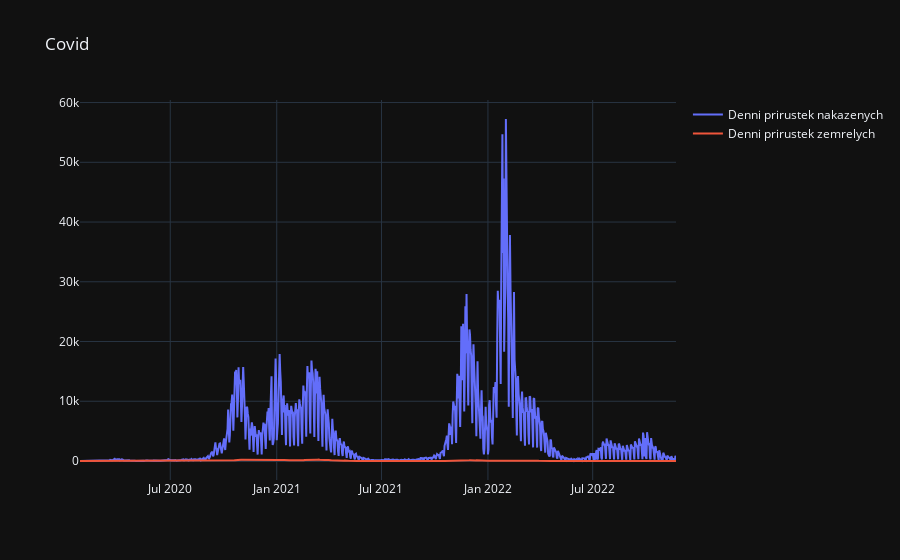

Notebook source saved alongside this figure:
### Code cell
fig = go.Figure()

dinf_trace = go.Scatter(x=df.index, y=df['d_inf'], name='Denni prirustek nakazenych')
ddead_trace = go.Scatter(x=df.index, y=df['d_dead'], name='Denni prirustek zemrelych')
fig.add_trace(dinf_trace)
fig.add_trace(ddead_trace)

fig.update_layout(template='plotly_dark',
                 title='Covid')

fig.show()

### Figure 1 — Plotly figure (JSON) as saved in the notebook; plotly's stock layout.template omitted (floating-point values rounded to 4 significant figures; data arrays with more than 128 entries replaced by an {"elided": "..."} marker saying what was removed)
{"data": [{"name": "Denni prirustek nakazenych", "type": "scatter", "x": {"elided": "1031 str values"}, "y": {"elided": "1031 int values"}}, {"name": "Denni prirustek zemrelych", "type": "scatter", "x": {"elided": "1031 str values"}, "y": {"elided": "1031 int values"}}], "layout": {"autosize": true, "dragmode": "pan", "title": {"text": "Covid"}, "xaxis": {"autorange": true, "range": ["2020-01-27", "2022-11-22"], "showspikes": false, "type": "date"}, "yaxis": {"autorange": true, "range": [-3180.0, 60430.0], "showspikes": false, "type": "linear"}}}
